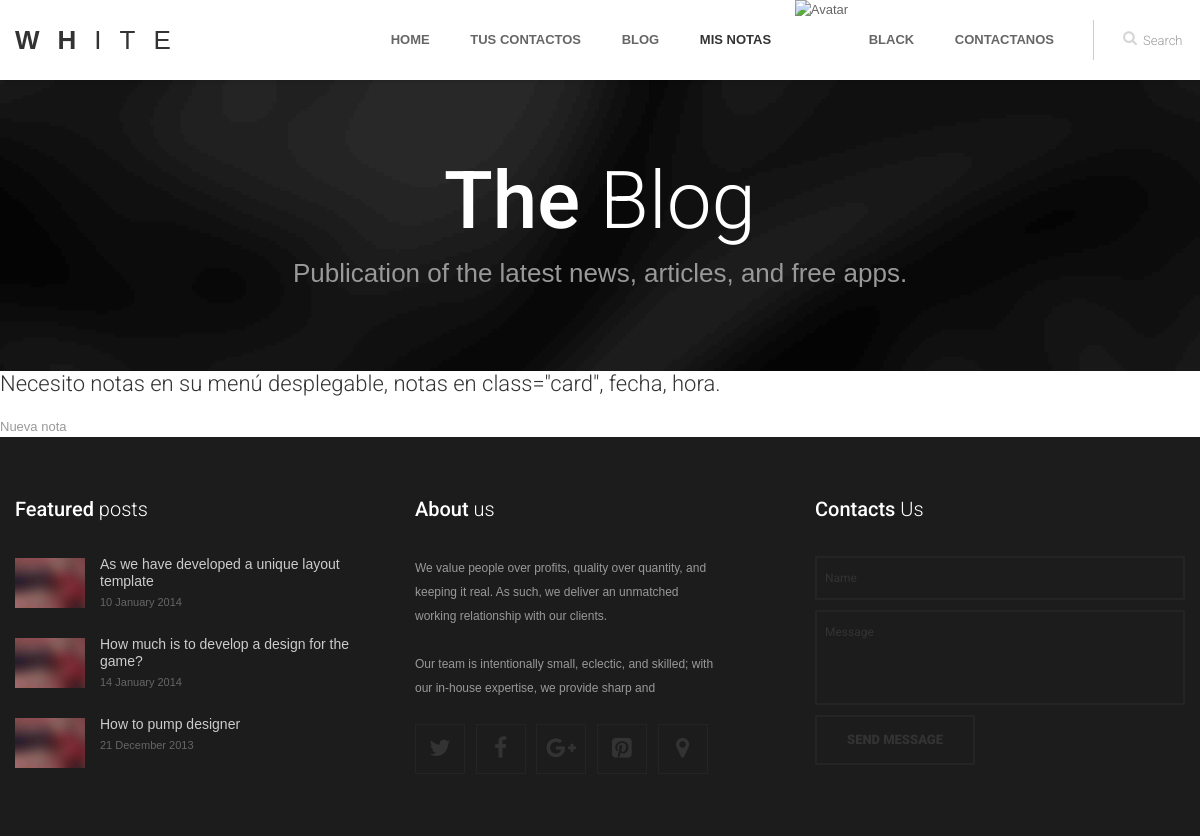
/notas (signed in), run on an earlier commit of the app's database.
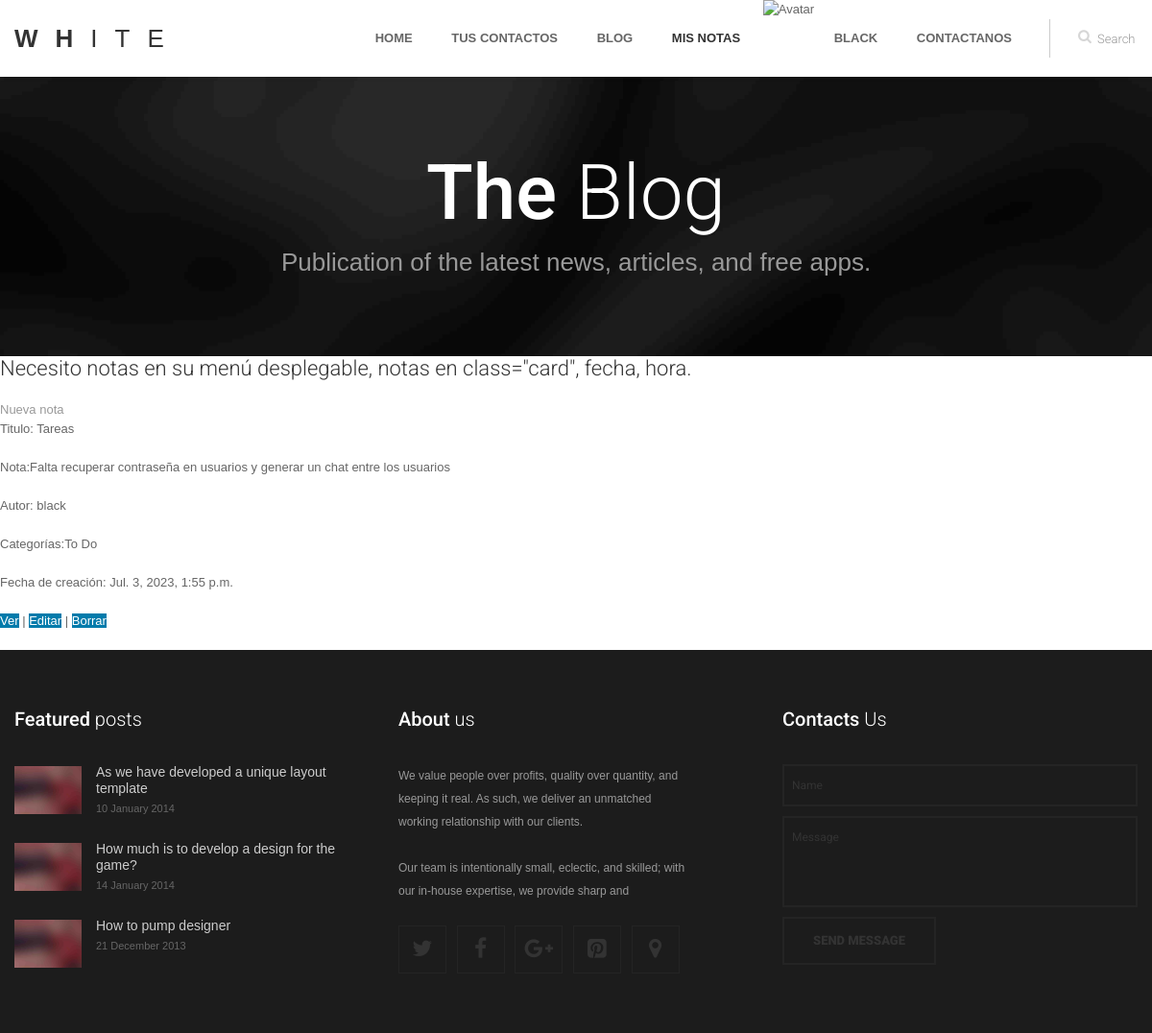
And on a later commit of the database.
### notasApp/models.py (models this page shows, shortened)
class NotasModel(models.Model):
    titulo = models.CharField(max_length=50)
    camponota = models.TextField(max_length=600)
    autor = models.ForeignKey(User, on_delete=models.CASCADE, null=True)
    categorias = models.ManyToManyField(CategoriaNotasModel)
    fecha_creacion = models.DateTimeField(auto_now_add=True)
    class Meta:
        verbose_name = 'nota'
        verbose_name_plural = 'notas'

class CategoriaNotasModel(models.Model):
    nombre = models.CharField(max_length=50)
    created = models.DateTimeField(auto_now_add=True)
    updated = models.DateTimeField(auto_now=True)
    class Meta:
        verbose_name = 'Categoria'
        verbose_name_plural = 'Categorias'

### notasApp/views.py (the view)
# urls.py: path('notas', NotasList.as_view(), name = 'list'),
class NotasList(LoginRequiredMixin, CustomContextAvatarMixin, ListView):
    model = NotasModel
    template_name = 'notas/notas_list.html'
    context_object_name = 'listanotas'

### homeApp/views.py (called while the page is built)
    def get_context_data(self, **kwargs):
        context = super().get_context_data(**kwargs)
        avatar = Avatar.objects.filter(user=self.request.user).first()
        context['url'] = avatar.imagen.url
        return context

### template/notas/notas_list.html (shortened to what this page needs)
{% extends "base.html" %}
{% load static %}
	{% block content %}
	<h3>Necesito notas en su menú desplegable, notas en class="card", fecha, hora.</h3>
	<a href="{% url 'notas:notaform' %}">Nueva nota</a>
	<div>
	{% for nota in listanotas %}
	<tr>
		<p>Titulo: {{ nota.titulo }}</p>
		<p>Nota:{{ nota.camponota }}</p>
		<p>Autor: {{ nota.autor }}</p>
        <p>
            {% for categoria in nota.categorias.all %}
			Categorías:{{ categoria.nombre }}
            {% endfor %}
		</p>
		<p>Fecha de creación: {{ nota.fecha_creacion }}</p>
		<p>
			<a class="buttons" href="{% url 'notas:detail' nota.id %}">Ver</a> |
			<a class="buttons" href="{% url 'notas:edit' nota.id %}">Editar</a> |
			<a class="buttons" href="{% url 'notas:delete' nota.id %}">Borrar</a>
		</p>
	</tr>
	{% endfor %}
	</div>
	{% endblock %}

What changed in the data, as far as the page shows it:
added NotasModel: titulo "Tareas", camponota "Falta recuperar contraseña en usuarios y generar un chat entre los usuarios", autor "black", fecha_creacion "Jul. 3, 2023, 1:55 p.m."
added CategoriaNotasModel: nombre "To Do"
